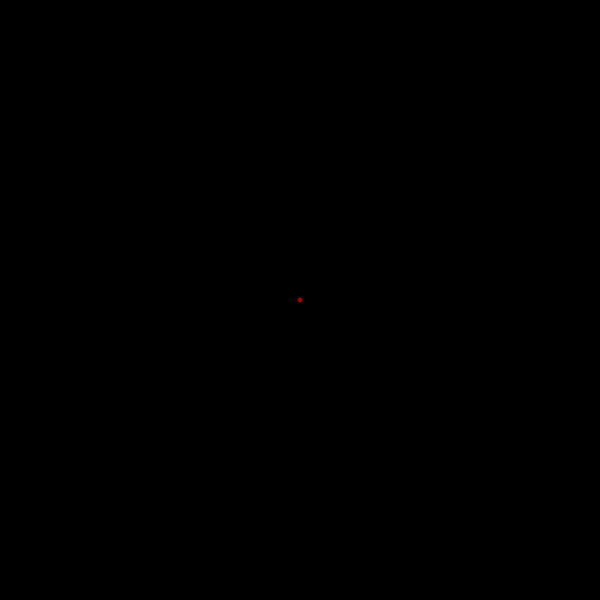
Frame 1 (no input)
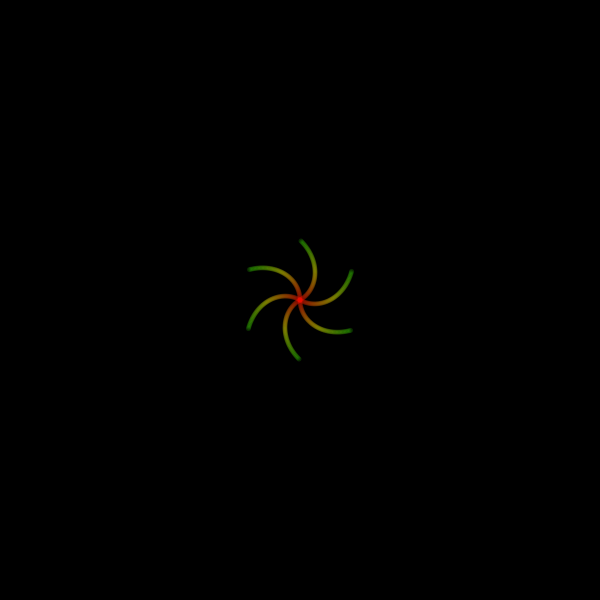
Frame 60 (the mouse pressed at the canvas centre just before this capture)
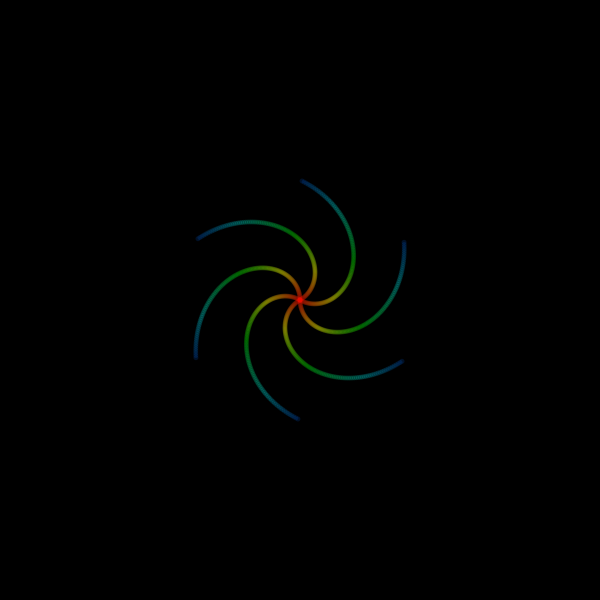
Frame 120 (the mouse held since frame 60 and released just before this capture)

The Processing sketch that drew these frames (run headless with seeded random() and noise(); from frame 60 on, the mouse is pressed at the canvas centre):

// Processing sketch: processing_71946
// ── processing_71946.pde

void setup() {
  size(600, 600);
  colorMode(HSB,200);
  noStroke();
  ellipse(width/2, height/2, 10, 10);
  background(0);
}

int tInc=0;
int c=0;
int cInc=1;

void draw() {
  for (int t=0;t<360;t+=60) {
    float x = c*sin(radians(t+tInc));
    float y = c*cos(radians(t+tInc));
    fill(c,200,200,30);
    ellipse(x+(width/2), y+(height/2), 5, 5);
  }
  
  tInc++;
  if(c > 200 || c < 0){
    cInc = cInc*(-1);
  }
   c+=cInc; 
  println(cInc);
}
